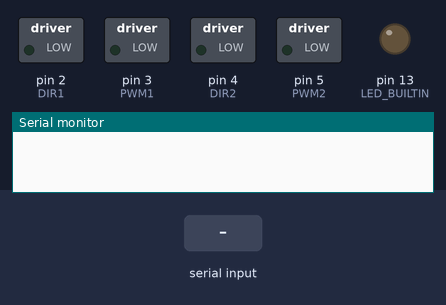
Recording of a sketch running on a simulated Arduino Uno, built with avr-gcc and run on an emulated ATmega328P. Shown: switched loads named in the sketch (green lamp = pin HIGH), output pins drawn as LEDs (lit = HIGH), the last lines printed to the serial monitor. The test bench sets the inputs (shaded band).

Above: at 1.2 s.
1.3 s: "D" received over Serial
At 2.3 s:
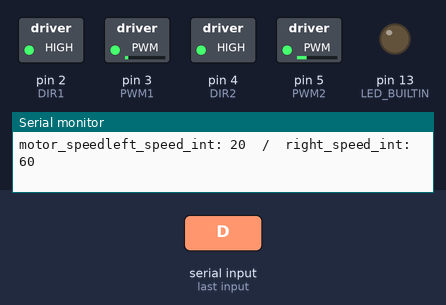
2.8 s: "E" received over Serial
At 3.5 s:
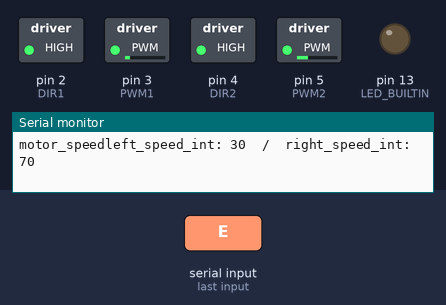
4.3 s: "H" received over Serial
At 4.6 s:
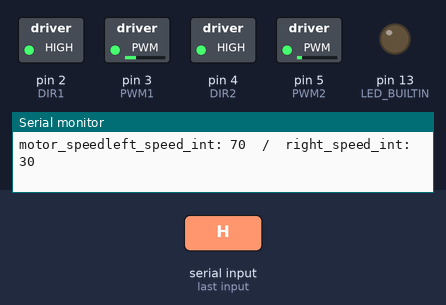
5.8 s: "K" received over Serial
At 7.0 s:
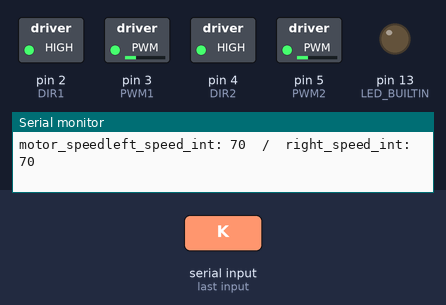
Timing chart, 0 to 8.3 s (numbered marks = the images above; inputs shaded):
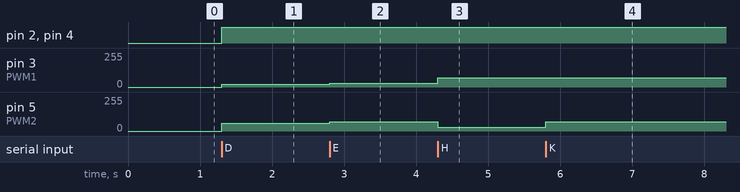

The sketch:

MotorControlByHand_2.ino
```cpp
#define DIR1 2
#define PWM1 3
#define DIR2 4
#define PWM2 5  //Driving motors

char speed_sub = 'Z';
int left_speed_int = 0;
int right_speed_int = 0;

void setup() {
  // put your setup code here, to run once:
  Serial.begin(9600);
  pinMode(LED_BUILTIN, OUTPUT);

  pinMode(DIR1, OUTPUT);
  pinMode(PWM1, OUTPUT);
  pinMode(DIR2, OUTPUT);
  pinMode(PWM2, OUTPUT);
}

void loop() {
  // put your main code here, to run repeatedly:
  if (Serial.available()) {
    speed_sub = Serial.read();

    if (speed_sub == 'D') {       //left
      left_speed_int = 20;
      right_speed_int = 60;
    }
    else if (speed_sub == 'E') {
      left_speed_int = 30;
      right_speed_int = 70;
    }
    else if (speed_sub == 'F') {
      left_speed_int = 40;
      right_speed_int = 80;
    }

    else if (speed_sub == 'G') {    //right
      left_speed_int = 60;
      right_speed_int = 20;
    }
    else if (speed_sub == 'H') {
      left_speed_int = 70;
      right_speed_int = 30;
    }
    else if (speed_sub == 'I') {
      left_speed_int = 80;
      right_speed_int = 40;
    }

    else if (speed_sub == 'J') {     //forward
      left_speed_int = 60;
      right_speed_int = 60;
    }
    else if (speed_sub == 'K') {
      left_speed_int = 70;
      right_speed_int = 70;
    }
    else if (speed_sub == 'L') {
      left_speed_int = 80;
      right_speed_int = 80;
    }

    digitalWrite(DIR1, HIGH);
    analogWrite(PWM1, left_speed_int);
    digitalWrite(DIR2, HIGH);
    analogWrite(PWM2, right_speed_int);
    Serial.print("motor_speed");
    Serial.print("left_speed_int: ");
    Serial.print(left_speed_int);
    Serial.print("  /  ");
    Serial.print("right_speed_int: ");
    Serial.println(right_speed_int);

  }
}
```

Measured:
- after the input at 1.3 s, pin 2 (DIR1), pin 4 (DIR2): LOW → HIGH at once; pin 3 (PWM1): 0/255 → 20/255 at once; pin 5 (PWM2): 0/255 → 60/255 at once
- after the input at 2.8 s, pin 3 (PWM1): 20/255 → 30/255 at once; pin 5 (PWM2): 60/255 → 70/255 at once
- after the input at 4.3 s, pin 3 (PWM1): 30/255 → 70/255 at once; pin 5 (PWM2): 70/255 → 30/255 at once
- after the input at 5.8 s, pin 5 (PWM2): 30/255 → 70/255 at once
